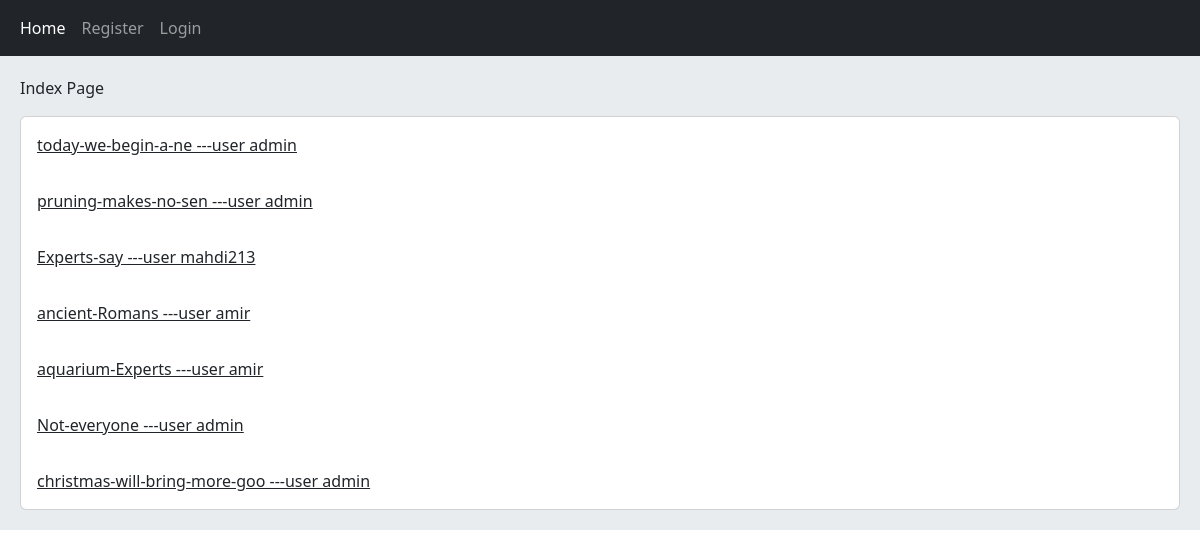
The page / on the database its author committed.
### home/models.py (models this page shows)
class Post(models.Model):
    user = models.ForeignKey(User, on_delete=models.CASCADE)
    body = models.CharField(max_length=500)
    slug = models.SlugField()
    create = models.DateTimeField(auto_now_add=True)
    update = models.DateTimeField(auto_now=True)
    class Meta:
        ordering = ['-create']
    def __str__(self):
        return f"{self.slug} ---user {self.user}"
    def get_absolute_url(self):
        return reverse("home:detail_url", args=(self.id, self.slug))

### home/views.py (the view)
# urls.py: path("", views.ShowPost.as_view(), name="showindex_url"),
class ShowPost(View):
    def get(self,request):
        posts = Post.objects.all()
        return render(request, "home/index.html", {"posts": posts})

### home/templates/home/index.html
{% extends "base.html" %}
{% block body %}
    <p> Index Page </p>
    <div class="card">
        {% for post in posts %}
            <a class="card-body" href="{{ post.get_absolute_url }}"> {{ post }} </a>
        {% endfor %}
    </div>
{% endblock %}

### templates/base.html (shortened to what this page needs)
<!DOCTYPE html>
<html lang="en">
<head>
<link href="https://cdn.jsdelivr.net/npm/bootstrap@5.2.0-beta1/dist/css/bootstrap.min.css" rel="stylesheet">
</head>
<body>
    {% include "include/nvb.html" %}
    <div class="jumbotron">
        {% block body %}
        {% endblock %}
    </div>
</body>
</html>

### templates/include/nvb.html
<nav class="navbar navbar-expand-lg  navbar-dark bg-dark">
  <div class="container-fluid">
    <div class="collapse navbar-collapse" id="navbarNav">
      <ul class="navbar-nav">
        <li class="nav-item">
          <a class="nav-link active" aria-current="page" href="{% url "home:showindex_url" %}">Home</a>
        </li>
          {% if request.user.is_authenticated%}
              <li class="nav-item">
             <a class="nav-link" href="{% url "account:profile_url" request.user.id %}">Profile</a>
            </li>
            <li class="nav-item">
             <a class="nav-link" href="{% url "account:logout_url" %}">Logout</a>
            </li>
            {% else %}
                <li class="nav-item">
                  <a class="nav-link" href="{% url "account:register_url" %}">Register</a>
                </li>
                <li class="nav-item">
                  <a class="nav-link" href="{% url "account:login_url" %}">Login</a>
                </li>
            {% endif %}
      </ul>
    </div>
  </div>
</nav>

### templates/base.html (style rules this page uses)
.jumbotron { padding: 20px; margin-bottom: 20px; background-color: #e9ecef; }

### rows shown on the page
Post: slug+user "today-we-begin-a-ne ---user admin"
Post: slug+user "pruning-makes-no-sen ---user admin"
Post: slug+user "Experts-say ---user mahdi213"
Post: slug+user "ancient-Romans ---user amir"
Post: slug+user "aquarium-Experts ---user amir"
Post: slug+user "Not-everyone ---user admin"
Post: slug+user "christmas-will-bring-more-goo ---user admin"
